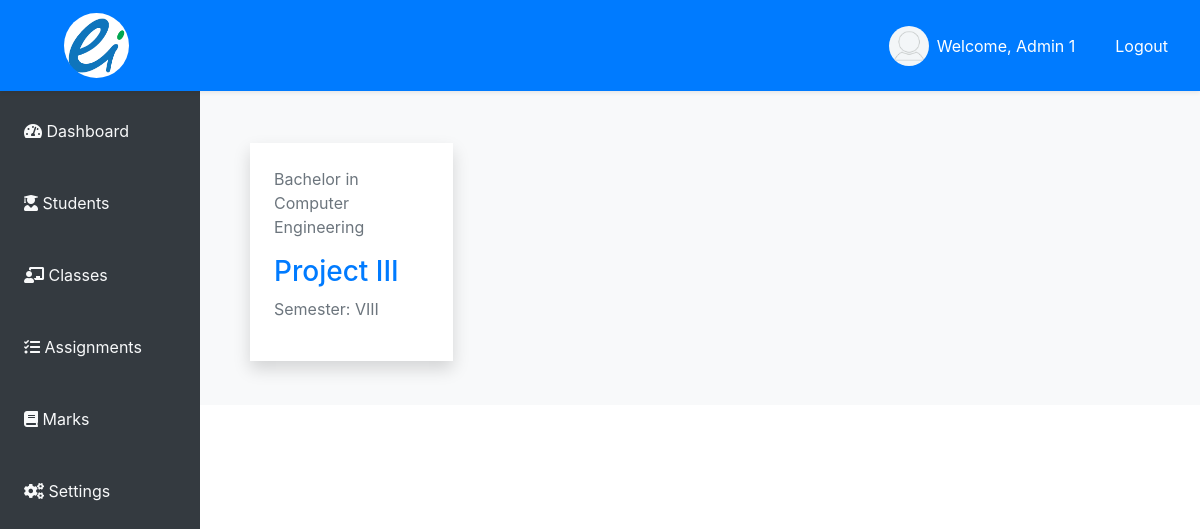
/staff/classes/1/ (signed in), run on an earlier commit of the app's database.
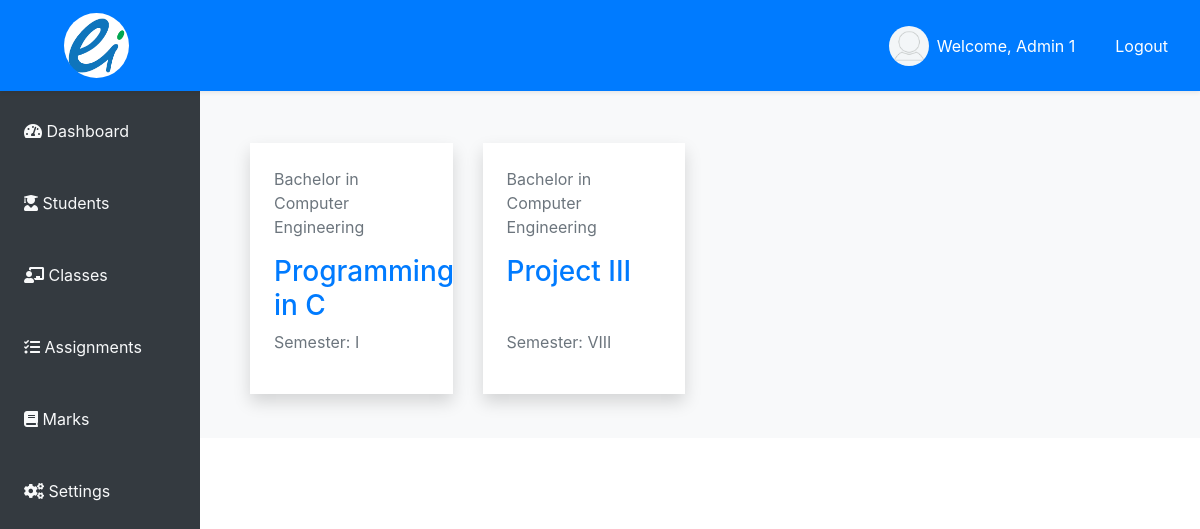
And on a later commit of the database.
### student/models.py (models this page shows, shortened)
class ProgramCourse(models.Model):
    program = models.ForeignKey(Program, on_delete=models.CASCADE)
    course = models.ForeignKey(Course, on_delete=models.CASCADE)
    semester = models.ForeignKey(Semester, on_delete=models.CASCADE)
    teacher = models.ForeignKey(User, on_delete=models.RESTRICT)

class Program(models.Model):
    program_id = models.CharField(max_length=12, unique=True)
    program_name = models.CharField(max_length=60)
    def __str__(self):
        return self.program_name

class Course(models.Model):
    course_id = models.CharField(max_length=15, unique=True)
    course_name = models.CharField(max_length=150)
    def __str__(self):
        return self.course_name

class Semester(models.Model):
    SEMESTER_CHOICES = [
        ('I', 'I'),
        ('II', 'II'),
        ('III', 'III'),
        ('IV', 'IV'),
        ('V', 'V'),
        ('VI', 'VI'),
        ('VII', 'VII'),
        ('VIII', 'VIII'),
    ]
    semester_id = models.CharField(max_length=4, unique=True)
    semester = models.CharField(max_length=5, choices=SEMESTER_CHOICES)
    def __str__(self):
        return self.semester

### student/views.py (the view)
# urls.py: path('staff/classes/<pk>/', views.classes_view, name='classes_view'),
@login_required
def classes_view(request, pk):
    teacher = get_object_or_404(User, pk=pk)
    program_courses = ProgramCourse.objects.filter(teacher=teacher)
    if teacher != request.user:
        return HttpResponseForbidden("You are not authorized!")
    return render(request, 'staff/classes.html', {'teacher': teacher,
                                                  'program_courses': program_courses})

### templates/staff/classes.html
<!DOCTYPE html>
{% extends 'staff/index.html' %}
{% load static %}
{% block classes %}
<div class="container mt-5">
    <div class="row">
        {% for pc in program_courses %}
            <div class="col-12 col-sm-6 col-md-4 col-lg-3 mb-4 d-flex align-items-stretch">
                <a href="#" class="text-decoration-none w-100">
                    <div class="d-flex flex-column bg-white p-4 shadow h-100">
                        <p class="text-secondary">{{ pc.program }}</p>
                        <h3>{{ pc.course }}</h3>
                        <p class="text-secondary mt-auto">Semester: {{ pc.semester }}</p>
                    </div>
                </a>
            </div>
        {% endfor %}
    </div>
</div>
{% endblock %}

What changed in the data, as far as the page shows it:
now on this page (row edited): ProgramCourse: program "Bachelor in Computer Engineering", course "Programming in C", semester "I"
